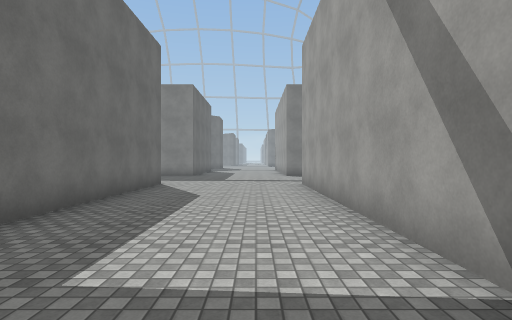
[1] (above)

24 first-person views from a walk through a 3-D level made in the Unity game engine. The camera is 1.5 m above the floor, looks level and sees 80° across. The floor is counted in squares, 2 m on a side. Each view is taken from the middle of a square. On the plan, view 1 faces up. The plan holds only what a view shows up to about 10 squares ahead; the rest is blank. The place goes on beyond the plan. The player is left out. Some animated figures are not drawn. Surface patterns are stand-ins for the level's own textures.

[2]
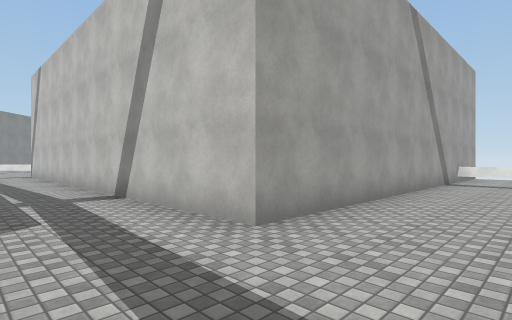

[3]
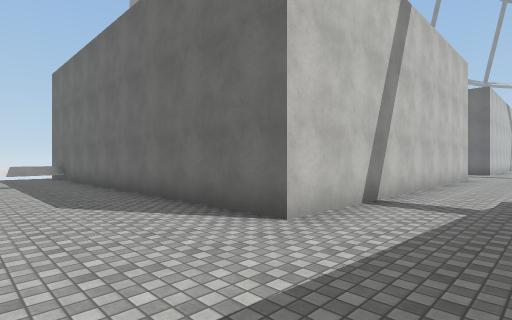

[4]
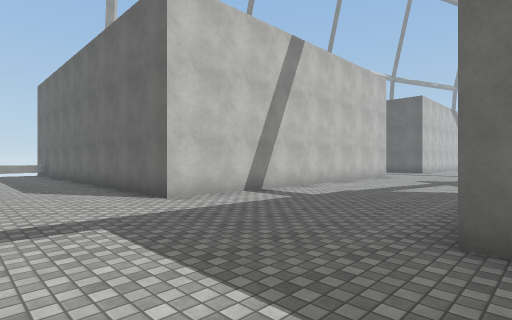

[5]
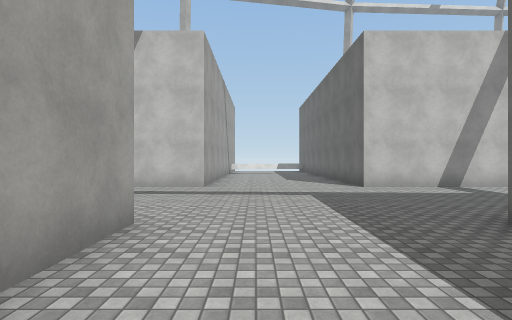

[6]
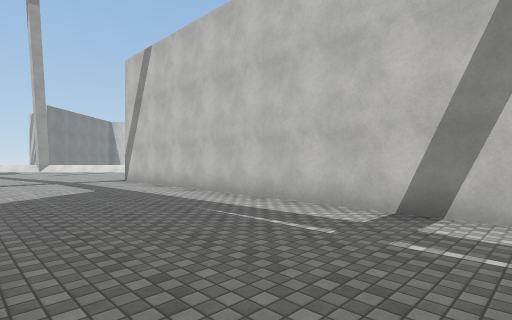

[7]
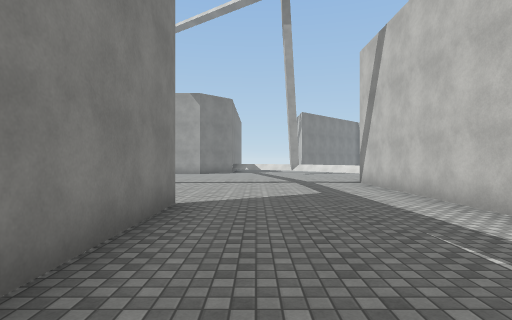

[8]
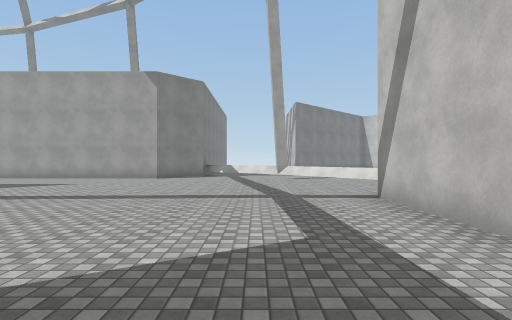

[9]
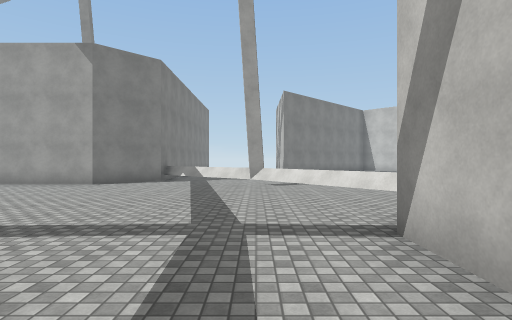

[10]
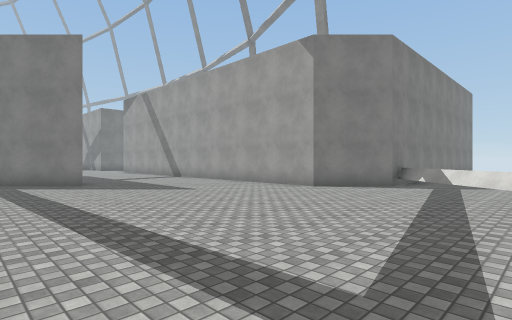

[11]
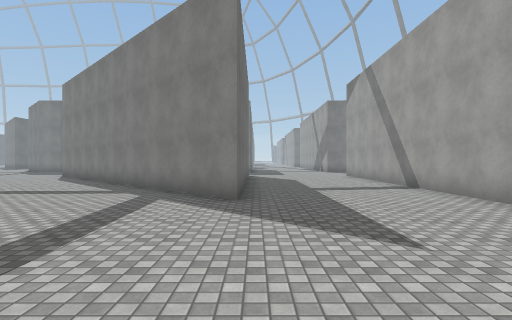

[12]
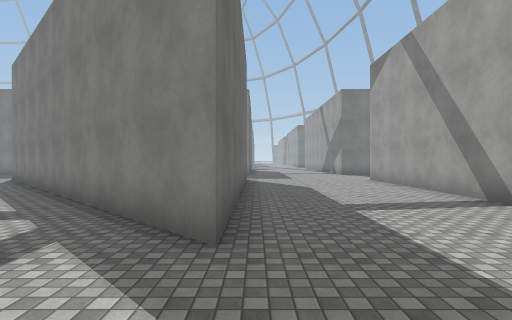

[13]
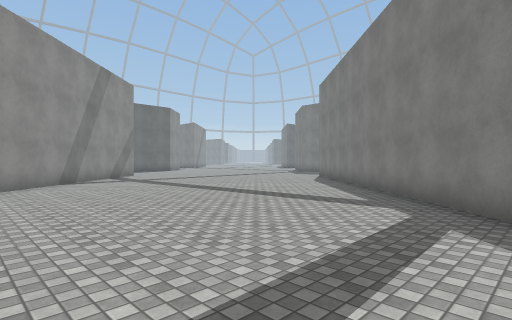

[14]
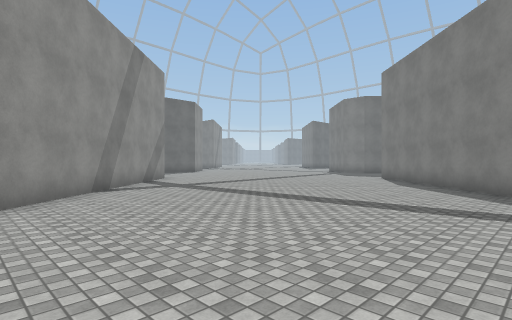

[15]
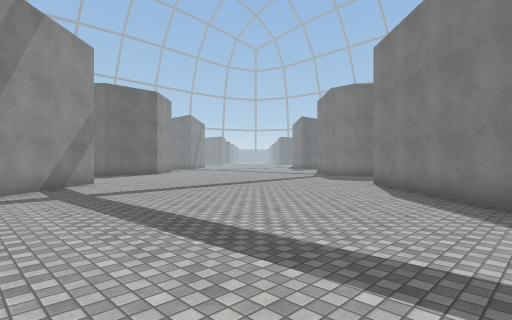

[16]
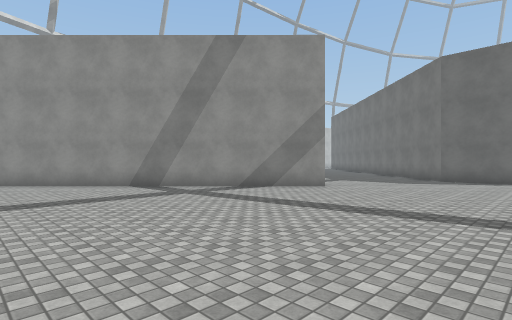

[17]
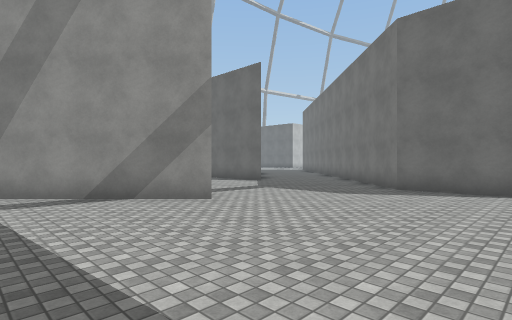

[18]
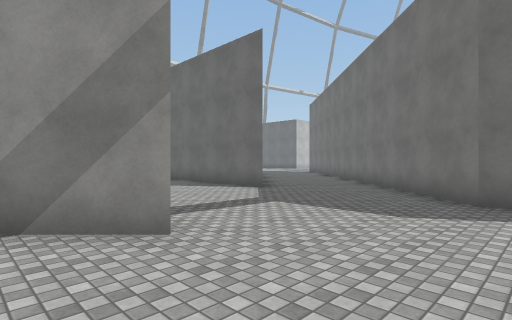

[19]
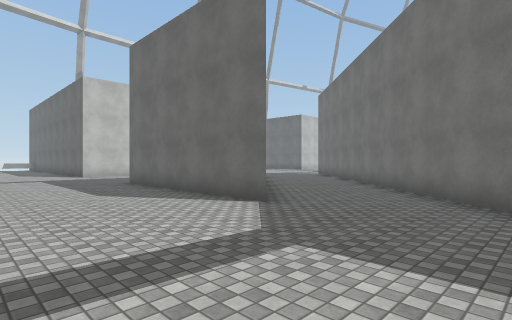

[20]
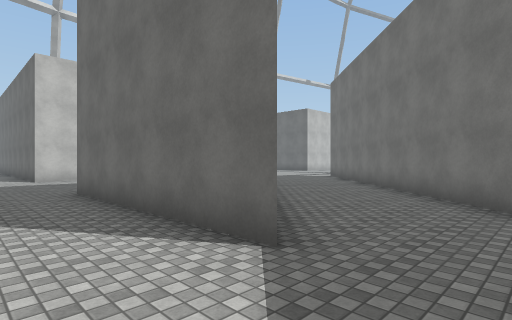

[21]
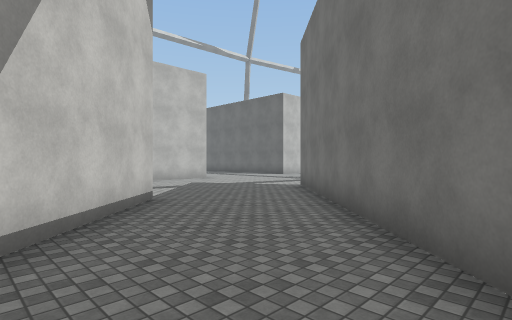

[22]
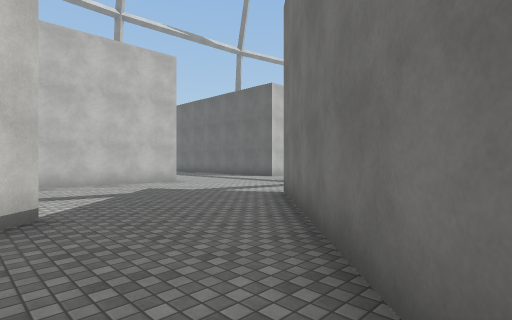

[23]
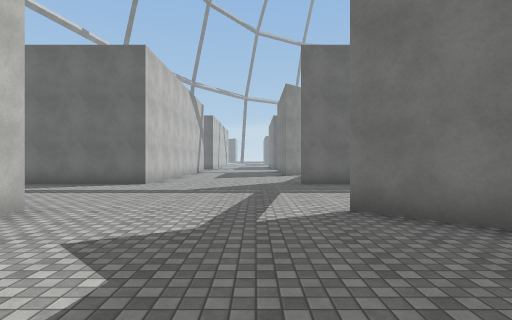

[24]
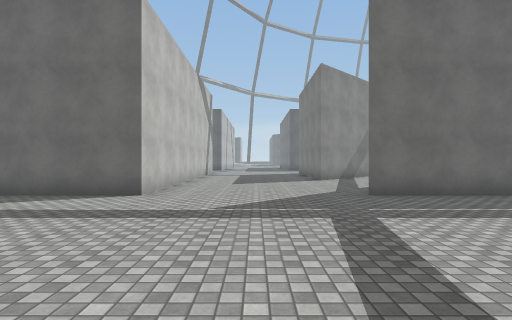

### Floor plan
Points are (right, up) in squares from view 1. A wall is a line through its corners. A room is listed if a view was taken in it or the views show most of it. See-through windows are left out.
Room 1 (views 1, 2, 3, 4, 5, 6, 7, 8, 9, 10, 11, 12, 13, 14, 15, 16, 17, 18, 19, 20, 21, 22, 23, 24)
walls: (1.4, 14.4) (1.4, 16.4); (-3, 20.4) (-3, 14.4); (1.4, 23.3) (8, 16.7); (10.4, 14.4) (6.6, 14.4); (-8.9, 14.3) (-6.2, 17); (-3, 27.4) (-3, 25.1) (-13.6, 14.3); (1.4, 0.2) (1.4, 9.6) (15.1, 9.6); (-13.6, 9.6) (-3, 9.6) (-3, 0.9); (-18.5, 17.5) (-18.5, 14.4); (20.7, 10.9) (20.7, 11.2); (16.7, 27.9) (16.7, 20.6) (9, 28.3); (24.5, 14.4) (22.9, 14.4) (21.3, 16) (21.3, 28); (-22, 9.6) (-18.5, 9.6) (-18.5, 5.7)
low walls: (-1.4, -0.8) (1.2, -0.1); (17.4, 8.3) (19, 9.6); (19.4, 9.9) (20.7, 10.9); (20.8, 11) (21.3, 11.6); (21.4, 11.8) (23.5, 14.4)

Where each view was taken, in squares from view 1:
view 1: 0 up, 0 right, facing up
view 2: 12 up, 1 left, facing down-right
view 3: 12 up, 0 right, facing down-left
view 4: 15 up, 0 right, facing down-left
view 5: 18 up, 0 right, facing down
view 6: 14 up, 4 right, facing down-right
view 7: 13 up, 5 right, facing right
view 8: 12 up, 9 right, facing right
view 9: 11 up, 12 right, facing right
view 10: 11 up, 14 right, facing up-right
view 11: 15 up, 17 right, facing up
view 12: 18 up, 17 right, facing up
view 13: 17 up, 16 right, facing up-left
view 14: 17 up, 13 right, facing up-left
view 15: 20 up, 12 right, facing up-left
view 16: 28 up, 9 right, facing down-left
view 17: 28 up, 5 right, facing down-left
view 18: 26 up, 3 right, facing down-left
view 19: 24 up, 1 right, facing down-left
view 20: 22 up, 1 left, facing down-left
view 21: 20 up, 6 left, facing down-left
view 22: 19 up, 8 left, facing down-left
view 23: 13 up, 9 left, facing left
view 24: 12 up, 12 left, facing left
